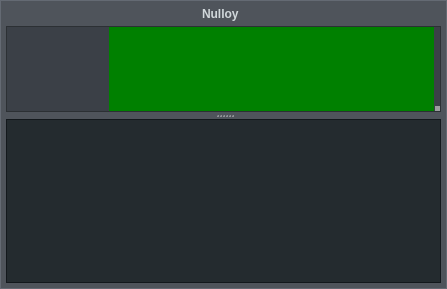
<?xml version="1.0" encoding="UTF-8"?>
<ui version="4.0">
 <class>mainWindow</class>
 <widget class="QDialog" name="mainWindow">
  <property name="geometry">
   <rect>
    <x>0</x>
    <y>0</y>
    <width>447</width>
    <height>289</height>
   </rect>
  </property>
  <property name="styleSheet">
   <string notr="true">#borderWidget {
	border: 1px solid #646a73;
	background: #4f545b;
}

#titleLabel {
	font-weight: bold;
	color: #D1D8DB;
	qproperty-shadow_enabled: true;
	qproperty-shadow_offset_y: 1;
	qproperty-shadow_color: #363b42;
}

#coverWidget {
	background: transparent;
	border: 1px solid transparent;
}
#coverWidget:hover {
	border: 1px solid #E0A500;
}
NTrackInfoWidget {
	margin: 2;
}
NTrackInfoWidget QLabel {
	color: #D1D8DB;
	min-height: 11px;
	font-size: 10px;
	font-weight: bold;
	border-radius: 2;

	background: rgba(36, 43, 47, 200);
	padding: 0 1;
}
NTrackInfoWidget #MiddleCenter {
	font-size: 11px;
	min-height: 14px;
}

#splitTop {
	background: #3b4047;
	border: 1px solid #2c3034;
}
#splitter::handle {
	background: url(splitter.png) no-repeat center;
}

#playlistWidget {
	background: #242b2f;
	border: 1px solid #13181c;
	color: #b6c0c6;
	qproperty-current_text_color: #e9f2f7;
	qproperty-failed_text_color: #555961;
	qproperty-file_drop_border_color: #E0A500;
	qproperty-file_drop_background: rgba(224, 165, 0, 50);
}

#playlistWidget::item {
	background: transparent;
}
#playlistWidget::item:selected {
	background: #3E484F;
}
#playlistWidget::item:hover {
	background: #3e5268;
}

#playlistWidget QScrollBar {
	background: transparent;
	width: 6;
	margin-left: 1px;
}
#playlistWidget QScrollBar::handle {
	background: #636970;
	min-height: 30px;
}
#playlistWidget QScrollBar::handle:hover {
	background: #E0A500;
}
#playlistWidget QScrollBar::add-line,
#playlistWidget QScrollBar::sub-line,
#playlistWidget QScrollBar::add-page,
#playlistWidget QScrollBar::sub-page {
	height: 0px;
	background: transparent;
}

#iconLabel {
	background-image: url(icon.png);
    width: 64px;
    height:64px;
}

QToolButton {
	border: none;
}

#prevButton, #playButton, #stopButton, #nextButton {
	background-repeat: no-repeat;
	background-position: center center;
}
#prevButton {
	background-image: url(prev.png);
}
#prevButton:hover {
	background-image: url(prev-hover.png);
}
#prevButton:pressed {
	background-image: url(prev-press.png);
}
#stopButton {
	background-image: url(stop.png);
}
#stopButton:hover {
	background-image: url(stop-hover.png);
}
#stopButton:pressed {
	background-image: url(stop-press.png);
}
#playButton {
	background-image: url(play.svg);
}
#playButton:hover {
	background-image: url(play-hover.png);
}
#playButton:pressed {
	background-image: url(play-press.png);
}
#nextButton {
	background-image: url(next.png);
}
#nextButton:hover {
	background-image: url(next-hover.png);
}
#nextButton:pressed {
	background-image: url(next-press.png);
}

#closeButton, #minimizeButton, #menuButton {
	background-repeat: no-repeat;
	background-position: center center;
}
#closeButton {
	background-image: url(close.png);
}
#closeButton:hover {
	background-image: url(close-hover.png);
}
#closeButton:pressed {
	background-image: url(close-press.png);
}
#minimizeButton {
	background-image: url(minimize.png);
}
#minimizeButton:hover {
	background-image: url(minimize-hover.png);
}
#minimizeButton:pressed {
	background-image: url(minimize-press.png);
}

#menuButton {
	background-image: url(menu.png);
}
#menuButton:hover {
	background-image: url(menu-hover.png);
}
#menuButton:pressed {
	background-image: url(menu-press.png);
}

#volumeSlider {
	width: 5;
	background: #636970;
	margin-left: 1;
}
#volumeSlider:hover {
	background: #F0B000;
}
#volumeSlider::sub-page {
	background: #3B4047;
	margin-bottom: 3px;
}
#volumeSlider::groove:vertical {
	background: transparent;
}
#volumeSlider::handle {
	height: 5;
	background: rgba(180, 180, 180, 180);
}
#volumeSlider::handle:hover {
	background: #ff7b00;
}

#waveformSlider {
	background: green;
	qproperty-background: #3B4047;
	qproperty-wave_background: white;
	qproperty-wave_border_color: transparent;
	qproperty-progress_playing_background: qlineargradient(spread:pad, x1:0, y1:0, x2:0, y2:1, stop:0 #fff657, stop:1 #ffa519);
	qproperty-remaining_playing_background: qlineargradient(spread:pad, x1:0, y1:0, x2:0, y2:1, stop:0 #c0cacd, stop:1 #919ca1);
	qproperty-progress_paused_background: qlineargradient(spread:pad, x1:0, y1:0, x2:0, y2:1, stop:0 #9BA0AA, stop:1 #686E79);
	qproperty-remaining_paused_background: qlineargradient(spread:pad, x1:0, y1:0, x2:0, y2:1, stop:0 #6d717b, stop:1 #545860);
	qproperty-groove_playing_background: #ff7b00;
	qproperty-groove_paused_background: #B0B5BF;
	qproperty-playing_composition: DestinationIn;
	qproperty-paused_composition: DestinationIn;
	qproperty-file_drop_border_color: #E0A500;
	qproperty-file_drop_background: rgba(224, 165, 0, 50);
}</string>
  </property>
  <layout class="QVBoxLayout" name="verticalLayout_4">
   <property name="spacing">
    <number>0</number>
   </property>
   <property name="margin">
    <number>0</number>
   </property>
   <item>
    <widget class="QWidget" name="borderWidget" native="true">
     <layout class="QVBoxLayout" name="verticalLayout">
      <property name="spacing">
       <number>2</number>
      </property>
      <property name="leftMargin">
       <number>6</number>
      </property>
      <property name="topMargin">
       <number>3</number>
      </property>
      <property name="rightMargin">
       <number>6</number>
      </property>
      <property name="bottomMargin">
       <number>6</number>
      </property>
      <item>
       <widget class="QWidget" name="titleWidget" native="true">
        <property name="minimumSize">
         <size>
          <width>0</width>
          <height>21</height>
         </size>
        </property>
        <property name="maximumSize">
         <size>
          <width>16777215</width>
          <height>21</height>
         </size>
        </property>
        <layout class="QHBoxLayout" name="horizontalLayout">
         <property name="spacing">
          <number>0</number>
         </property>
         <property name="margin">
          <number>0</number>
         </property>
         <item>
          <widget class="QLabel" name="iconLabel">
           <property name="sizePolicy">
            <sizepolicy hsizetype="Fixed" vsizetype="Fixed">
             <horstretch>0</horstretch>
             <verstretch>0</verstretch>
            </sizepolicy>
           </property>
           <property name="minimumSize">
            <size>
             <width>18</width>
             <height>18</height>
            </size>
           </property>
           <property name="maximumSize">
            <size>
             <width>18</width>
             <height>18</height>
            </size>
           </property>
           <property name="text">
            <string/>
           </property>
          </widget>
         </item>
         <item>
          <widget class="QToolButton" name="menuButton">
           <property name="sizePolicy">
            <sizepolicy hsizetype="Fixed" vsizetype="Expanding">
             <horstretch>0</horstretch>
             <verstretch>0</verstretch>
            </sizepolicy>
           </property>
           <property name="minimumSize">
            <size>
             <width>25</width>
             <height>0</height>
            </size>
           </property>
           <property name="maximumSize">
            <size>
             <width>25</width>
             <height>16777215</height>
            </size>
           </property>
           <property name="font">
            <font>
             <weight>75</weight>
             <bold>true</bold>
            </font>
           </property>
           <property name="focusPolicy">
            <enum>Qt::NoFocus</enum>
           </property>
           <property name="text">
            <string notr="true"/>
           </property>
          </widget>
         </item>
         <item>
          <spacer name="titleBarSpacer_2">
           <property name="orientation">
            <enum>Qt::Horizontal</enum>
           </property>
           <property name="sizeType">
            <enum>QSizePolicy::MinimumExpanding</enum>
           </property>
           <property name="sizeHint" stdset="0">
            <size>
             <width>10</width>
             <height>10</height>
            </size>
           </property>
          </spacer>
         </item>
         <item>
          <widget class="NLabel" name="titleLabel">
           <property name="sizePolicy">
            <sizepolicy hsizetype="Minimum" vsizetype="Preferred">
             <horstretch>0</horstretch>
             <verstretch>0</verstretch>
            </sizepolicy>
           </property>
           <property name="minimumSize">
            <size>
             <width>1</width>
             <height>0</height>
            </size>
           </property>
           <property name="font">
            <font>
             <weight>75</weight>
             <bold>true</bold>
            </font>
           </property>
           <property name="text">
            <string notr="true">Nulloy</string>
           </property>
           <property name="alignment">
            <set>Qt::AlignLeading|Qt::AlignLeft|Qt::AlignVCenter</set>
           </property>
          </widget>
         </item>
         <item>
          <spacer name="titleBarSpacer_1">
           <property name="orientation">
            <enum>Qt::Horizontal</enum>
           </property>
           <property name="sizeType">
            <enum>QSizePolicy::MinimumExpanding</enum>
           </property>
           <property name="sizeHint" stdset="0">
            <size>
             <width>10</width>
             <height>10</height>
            </size>
           </property>
          </spacer>
         </item>
         <item>
          <widget class="QToolButton" name="minimizeButton">
           <property name="sizePolicy">
            <sizepolicy hsizetype="Fixed" vsizetype="Expanding">
             <horstretch>0</horstretch>
             <verstretch>0</verstretch>
            </sizepolicy>
           </property>
           <property name="minimumSize">
            <size>
             <width>25</width>
             <height>0</height>
            </size>
           </property>
           <property name="maximumSize">
            <size>
             <width>25</width>
             <height>16777215</height>
            </size>
           </property>
           <property name="font">
            <font>
             <weight>75</weight>
             <bold>true</bold>
            </font>
           </property>
           <property name="focusPolicy">
            <enum>Qt::NoFocus</enum>
           </property>
           <property name="toolTip">
            <string>Minimize</string>
           </property>
           <property name="text">
            <string/>
           </property>
          </widget>
         </item>
         <item>
          <widget class="QToolButton" name="closeButton">
           <property name="sizePolicy">
            <sizepolicy hsizetype="Fixed" vsizetype="Expanding">
             <horstretch>0</horstretch>
             <verstretch>0</verstretch>
            </sizepolicy>
           </property>
           <property name="minimumSize">
            <size>
             <width>25</width>
             <height>0</height>
            </size>
           </property>
           <property name="maximumSize">
            <size>
             <width>25</width>
             <height>16777215</height>
            </size>
           </property>
           <property name="focusPolicy">
            <enum>Qt::NoFocus</enum>
           </property>
           <property name="toolTip">
            <string>Close</string>
           </property>
           <property name="text">
            <string/>
           </property>
          </widget>
         </item>
        </layout>
       </widget>
      </item>
      <item>
       <widget class="QSplitter" name="splitter">
        <property name="orientation">
         <enum>Qt::Vertical</enum>
        </property>
        <property name="handleWidth">
         <number>7</number>
        </property>
        <widget class="QWidget" name="splitTop" native="true">
         <layout class="QHBoxLayout" name="horizontalLayout_3">
          <property name="spacing">
           <number>0</number>
          </property>
          <property name="margin">
           <number>1</number>
          </property>
          <item>
           <widget class="QWidget" name="controlsContainer" native="true">
            <layout class="QHBoxLayout" name="horizontalLayout_2">
             <property name="spacing">
              <number>0</number>
             </property>
             <property name="margin">
              <number>0</number>
             </property>
             <item>
              <widget class="QToolButton" name="prevButton">
               <property name="sizePolicy">
                <sizepolicy hsizetype="Fixed" vsizetype="Expanding">
                 <horstretch>0</horstretch>
                 <verstretch>0</verstretch>
                </sizepolicy>
               </property>
               <property name="minimumSize">
                <size>
                 <width>27</width>
                 <height>0</height>
                </size>
               </property>
               <property name="maximumSize">
                <size>
                 <width>27</width>
                 <height>16777215</height>
                </size>
               </property>
               <property name="focusPolicy">
                <enum>Qt::NoFocus</enum>
               </property>
               <property name="toolTip">
                <string>Previous</string>
               </property>
              </widget>
             </item>
             <item>
              <widget class="QToolButton" name="playButton">
               <property name="sizePolicy">
                <sizepolicy hsizetype="Fixed" vsizetype="Expanding">
                 <horstretch>0</horstretch>
                 <verstretch>0</verstretch>
                </sizepolicy>
               </property>
               <property name="minimumSize">
                <size>
                 <width>28</width>
                 <height>0</height>
                </size>
               </property>
               <property name="maximumSize">
                <size>
                 <width>28</width>
                 <height>16777215</height>
                </size>
               </property>
               <property name="focusPolicy">
                <enum>Qt::NoFocus</enum>
               </property>
               <property name="toolTip">
                <string>Play / Pause</string>
               </property>
              </widget>
             </item>
             <item>
              <widget class="QToolButton" name="nextButton">
               <property name="sizePolicy">
                <sizepolicy hsizetype="Fixed" vsizetype="Expanding">
                 <horstretch>0</horstretch>
                 <verstretch>0</verstretch>
                </sizepolicy>
               </property>
               <property name="minimumSize">
                <size>
                 <width>27</width>
                 <height>0</height>
                </size>
               </property>
               <property name="maximumSize">
                <size>
                 <width>27</width>
                 <height>16777215</height>
                </size>
               </property>
               <property name="focusPolicy">
                <enum>Qt::NoFocus</enum>
               </property>
               <property name="toolTip">
                <string>Next</string>
               </property>
              </widget>
             </item>
            </layout>
           </widget>
          </item>
          <item>
           <widget class="NCoverWidget" name="coverWidget">
            <property name="sizePolicy">
             <sizepolicy hsizetype="Fixed" vsizetype="Preferred">
              <horstretch>0</horstretch>
              <verstretch>0</verstretch>
             </sizepolicy>
            </property>
            <property name="minimumSize">
             <size>
              <width>20</width>
              <height>20</height>
             </size>
            </property>
            <property name="text">
             <string/>
            </property>
           </widget>
          </item>
          <item>
           <widget class="NWaveformSlider" name="waveformSlider" native="true">
            <property name="sizePolicy">
             <sizepolicy hsizetype="Expanding" vsizetype="Preferred">
              <horstretch>0</horstretch>
              <verstretch>0</verstretch>
             </sizepolicy>
            </property>
            <property name="minimumSize">
             <size>
              <width>100</width>
              <height>0</height>
             </size>
            </property>
           </widget>
          </item>
          <item>
           <widget class="NVolumeSlider" name="volumeSlider">
            <property name="sizePolicy">
             <sizepolicy hsizetype="Fixed" vsizetype="Preferred">
              <horstretch>0</horstretch>
              <verstretch>0</verstretch>
             </sizepolicy>
            </property>
            <property name="focusPolicy">
             <enum>Qt::NoFocus</enum>
            </property>
            <property name="toolTip">
             <string>Volume</string>
            </property>
            <property name="maximum">
             <number>100</number>
            </property>
            <property name="singleStep">
             <number>2</number>
            </property>
            <property name="tickPosition">
             <enum>QSlider::NoTicks</enum>
            </property>
           </widget>
          </item>
         </layout>
        </widget>
        <widget class="NPlaylistWidget" name="playlistWidget">
         <property name="sizePolicy">
          <sizepolicy hsizetype="Expanding" vsizetype="Ignored">
           <horstretch>0</horstretch>
           <verstretch>1</verstretch>
          </sizepolicy>
         </property>
         <property name="focusPolicy">
          <enum>Qt::ClickFocus</enum>
         </property>
         <property name="acceptDrops">
          <bool>true</bool>
         </property>
         <property name="frameShape">
          <enum>QFrame::NoFrame</enum>
         </property>
         <property name="horizontalScrollBarPolicy">
          <enum>Qt::ScrollBarAlwaysOff</enum>
         </property>
         <property name="selectionMode">
          <enum>QAbstractItemView::ExtendedSelection</enum>
         </property>
        </widget>
       </widget>
      </item>
     </layout>
    </widget>
   </item>
  </layout>
 </widget>
 <customwidgets>
  <customwidget>
   <class>NWaveformSlider</class>
   <extends>QWidget</extends>
   <header>waveformSlider.h</header>
   <container>1</container>
  </customwidget>
  <customwidget>
   <class>NPlaylistWidget</class>
   <extends>QListWidget</extends>
   <header>playlistWidget.h</header>
  </customwidget>
  <customwidget>
   <class>NLabel</class>
   <extends>QLabel</extends>
   <header>label.h</header>
  </customwidget>
  <customwidget>
   <class>NCoverWidget</class>
   <extends>QLabel</extends>
   <header>coverWidget.h</header>
  </customwidget>
  <customwidget>
   <class>NVolumeSlider</class>
   <extends>QSlider</extends>
   <header>volumeSlider.h</header>
  </customwidget>
 </customwidgets>
 <resources/>
 <connections/>
</ui>
